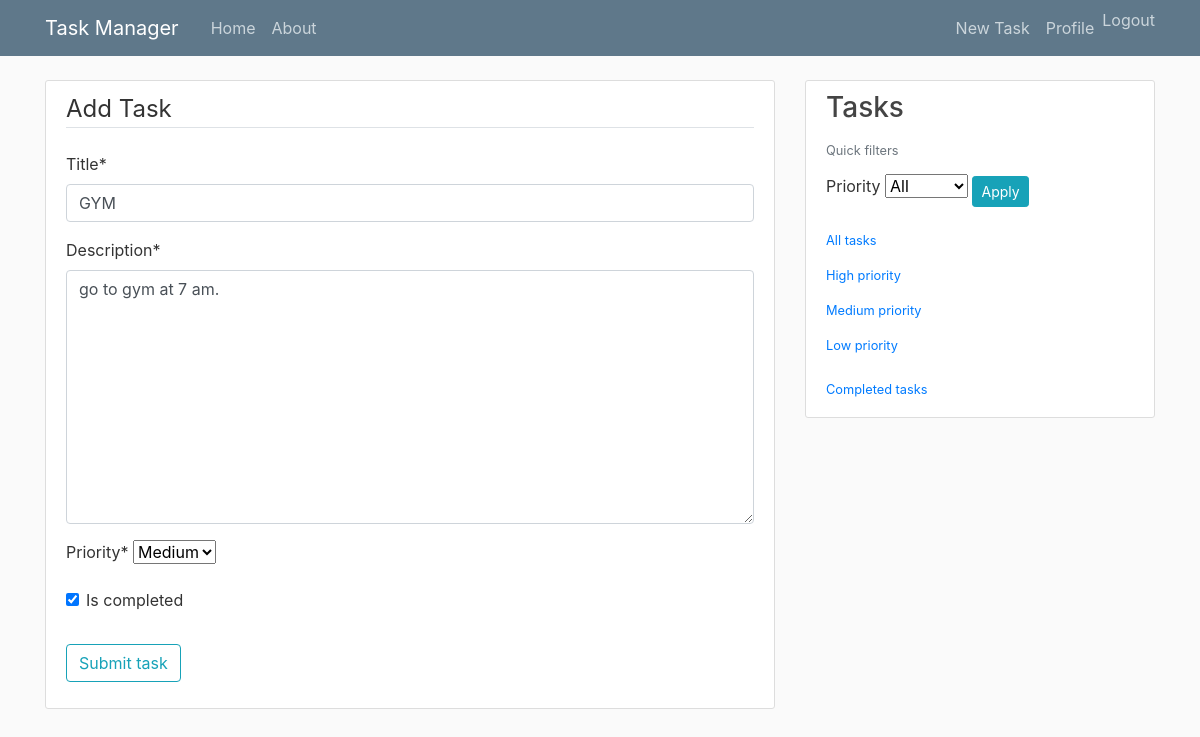
The page /task/5/update/ (signed in) on the database its author committed.
### task/models.py (models this page shows, shortened)
class Task(models.Model):
    PRIORITY_CHOICES = [
        ('L', 'Low'),
        ('M', 'Medium'),
        ('H', 'High'),
    ]
    owner=models.ForeignKey(User,on_delete=models.CASCADE)
    title=models.CharField(max_length=200)
    description=models.TextField()
    is_completed=models.BooleanField(default=False)
    created_at = models.DateTimeField(default=timezone.now)
    priority = models.CharField(
        max_length=1,
        choices=PRIORITY_CHOICES,
        default='L',
    )

### task/views.py (the view)
# urls.py: path('task/<int:pk>/update/', TodoUpdateView.as_view(), name='task-update'),
class TodoUpdateView(LoginRequiredMixin, UserPassesTestMixin,UpdateView):
    model=Task
    fields = ["title","description", "priority","is_completed"]
    def test_func(self):
        task = self.get_object()
        if self.request.user == task.owner:
            return True
        return False

### task/templates/task/task_form.html (shortened to what this page needs)
{% extends "task/base.html" %}
{%  load crispy_forms_tags %}
{% block content %}
    <div class="content-section">
    <form method="POST">
        <fieldset class="form-group">
            <legend class="border-bottom mb-4">Add Task</legend>
            {{ form|crispy }}
        </fieldset>
<div class="form-group">
    <button class="btn btn-outline-info" type="submit">Submit task</button>
</div>
    </form>
    </div>
{% endblock %}

### task/static/task/main.css (style rules this page uses)
body { background: #fafafa; color: #333333; margin-top: 5rem; }
.content-section { background: #ffffff; padding: 10px 20px; border: 1px solid #dddddd; border-radius: 3px; margin-bottom: 20px; }

### rows shown on the page
Task: title "GYM", description "go to gym at 7 am.", priority "Medium", is_completed "☑"
